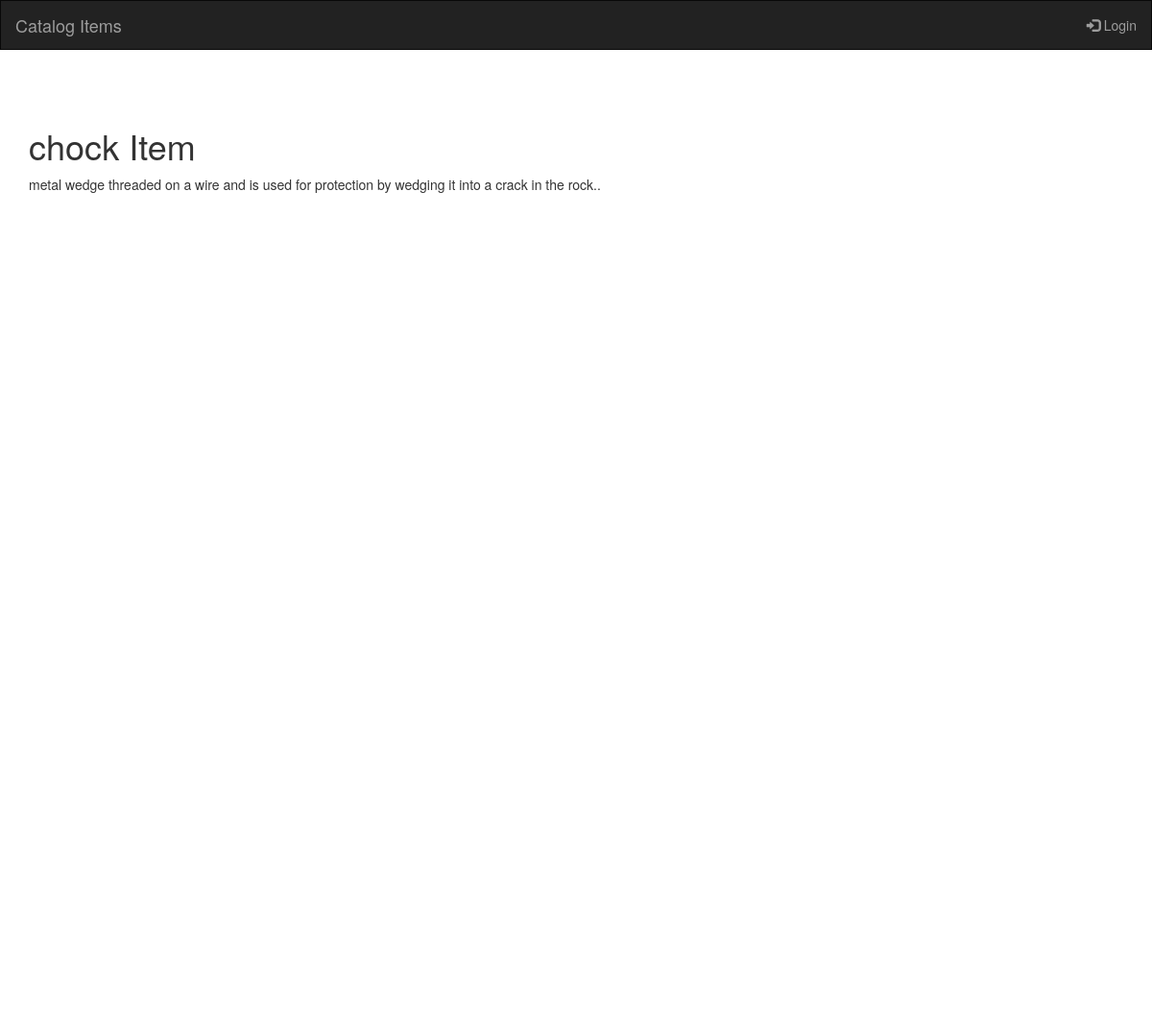
Screenshot of /catalog/Rock Climbing/chock  with the database file from the repository.
### database_setup.py (models this page shows, shortened)
class CatalogItem(Base):
    __tablename__ = 'catalog_item'
    name = Column(String(80), nullable=False, unique=True)
    id = Column(Integer, primary_key=True)
    description = Column(String(250))
    picture_name = Column(String(500))
    catalog_id = Column(Integer, ForeignKey('catalog.id'))
    catalog = relationship(Catalog, backref=backref("items", cascade="all,delete"))
    user_id = Column(Integer, ForeignKey('user.id'))
    user = relationship(User, backref=backref("items", cascade="all,delete"))

### project.py (the view)
@app.route('/catalog/<string:catalog_name>/<string:item_name>')
def showitem(catalog_name, item_name):
    catalog = session.query(Catalog).filter_by(name=catalog_name).one()
    item = session.query(CatalogItem).filter_by(name=item_name).one()
    return render_template('item.html', item=item)

### templates/item.html (shortened to what this page needs)
{% extends "main.html" %}
{% block content %}
<div class="container text-center">
  <div class="row content">
    <div class="col-md-8 text-left">
      <h1>{{item.name}} Item</h1>
      <p >{{item.description}} </p>
    </div>
    <div class="col-md-2 text-left">
    </div>
  </div>
</div>
{% endblock %}

### templates/main.html (style rules this page uses)
.row.content { height: 960px }

### rows the page displays
CatalogItem: name "chock", description "metal wedge threaded on a wire and is used for protection by wedging it into a crack in the rock.."
